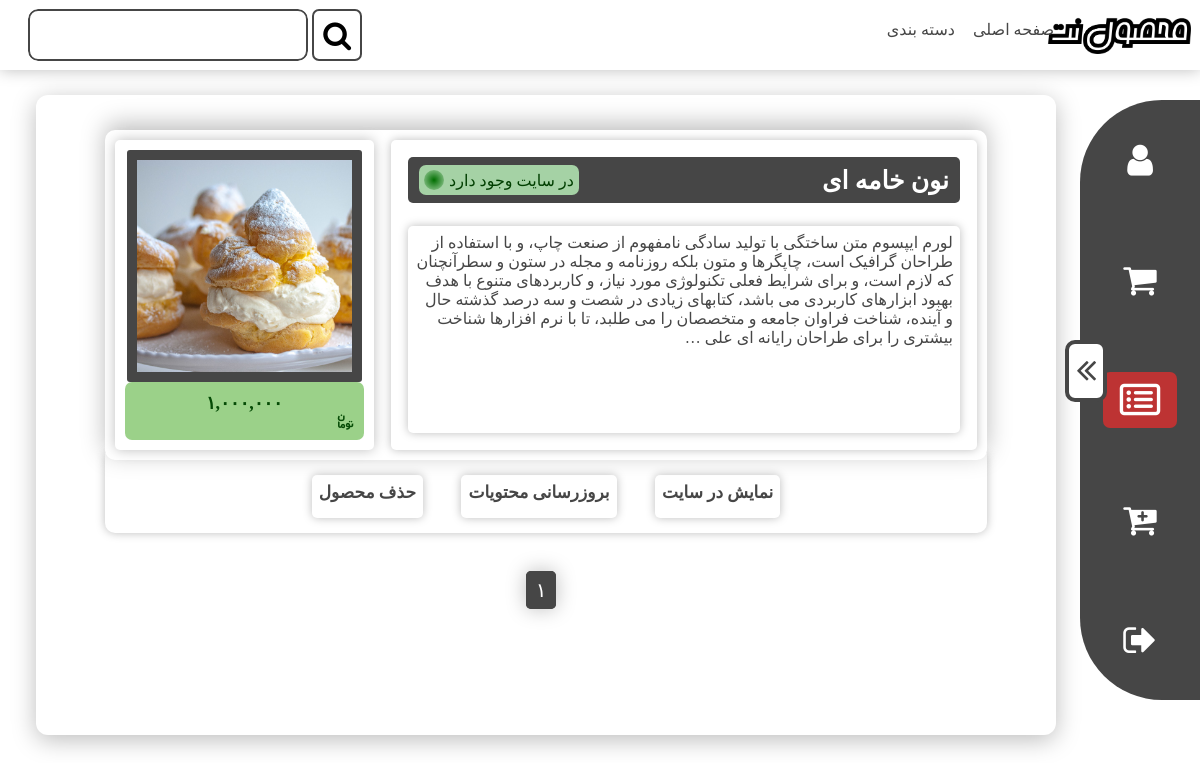
The app's page /product/list/ (signed in) with its own data.
### products/models.py (models this page shows, shortened)
class Products(models.Model):
    name = models.CharField(max_length=50, verbose_name="نام محصول")
    slug = models.SlugField(unique=True, allow_unicode=True, verbose_name="اسلاگ")
    shop = models.ForeignKey(Shops, related_name="products", on_delete=models.CASCADE, null=True, verbose_name="فروشگاه")
    price = models.SmallIntegerField(verbose_name="قیمت محصول")
    img = models.ImageField(upload_to='images/', null=True, verbose_name="تصویر محصول")
    category = models.ForeignKey(Categories,on_delete=models.SET_NULL, null=True, verbose_name="دسته بندی")
    description = models.TextField(default="Desc", verbose_name="توضیحات")
    has_weight = models.BooleanField(verbose_name="وزن ملاک است؟؟")
    weight = models.SmallIntegerField(null=True, blank=True, verbose_name="وزن")
    created_at = models.DateTimeField(auto_now_add=True)
    updated_at = models.DateTimeField(auto_now=True)
    is_active = models.BooleanField(default=True, verbose_name="نمایش داده شود؟؟")
    def get_absolute_url(self):
        return reverse("products:view_product", kwargs={"slug": self.slug})
    class Meta:
        verbose_name_plural = "محصولات"
        verbose_name = "محصول"
        ordering = ("created_at",)
    objects = ProductsManager()

### products/views.py (the view)
# urls.py: path('list/', ProductListView.as_view(), name="list_product"),
class ProductListView(LoginRequiredMixin, SellerAdminMixin, ListView):
    template_name = "products/product_list.html"
    def get_queryset(self):
        if self.request.user.is_superuser:
            self.querysets = Products.objects.all()
            return self.querysets
        elif self.request.user.is_seller:
            self.querysets = Products.objects.filter(shop__seller=self.request.user)
            return self.querysets
    def get_context_data(self, *, object_list=None, **kwargs):
        context = super().get_context_data(**kwargs)
        page_num = self.kwargs.get("page")
        pagin = paginator_sprog(self.querysets, page_num, 2)
        context.update({"pagin": pagin})
        return context

### accounts/templatetags/to_persian_number.py (called while the page is built)
@register.filter
def to_persian(value):
    persian_nums = ["۰","۱","۲","۳","۴","۵","۶","۷","۸","۹"]
    overall_numbers = ""
    value = str(value)
    for val in value:
        type_number = int(val)
        new_number = persian_nums[type_number]
        overall_numbers += new_number
    return overall_numbers

@register.filter
def to_persian_price(value):
    to_per = to_persian(value)
    list_nums = [i for i in str(to_per)]
    length = -abs(len(list_nums))
    f = 0
    for j in range(-3, length, -3):
        list_nums.insert(j-f, ",")
        f+=1
    nums = "".join(list_nums)
    return nums

### products/mixins.py (called while the page is built)
    def dispatch(self, request, *args, **kwargs):
        if (request.user.is_seller and request.user.shop) or request.user.is_superuser:
            return super().dispatch(request, *args, **kwargs)
        else:
            raise Http404("Page Not Found")

### products/templates/products/product_list.html (shortened to what this page needs)
{% extends "admin_panel_based/based.html" %}
{% load to_persian_number %}
{% load static %}
{% block style %}    <link rel="stylesheet" href="{% static "products/styles/product_list.css" %}">{% endblock %}
{% block content %}
  {% if pagin.page_obj %}
                <div class="product-list">
                    {% for product in pagin.this_page.object_list %}
                        <div class="product-item">
                        <div class="product-item-top">
                                <div class="product-main-container">
                                    <div class="product-name-is-active">
                                        <h4 class="product-name">{{ product.name }}</h4>
                                        <div class="shop-is-active {% if product.is_active %}active{% else %}disabled{% endif %}">
                                            {% if product.is_active %}
                                                <p class="is-active-text">در سایت وجود دارد</p>
                                            {% else %}
                                                <p class="is-active-text">در سایت وجود ندارد</p>
                                            {% endif %}
                                            <p class="is-active-lamp"></p>
                                        </div>
                                    </div>
                                    <p class="product-description">{{ product.description|truncatewords:80 }}</p>
                                </div>
                                <div class="product-image-price">
                                    <img src="{{ product.img.url }}" class="product-image">
                                    <h5 class="product-price">{{ product.price|to_persian_price }}<span class="price-toman-label"></span></h5>
                                </div>
                            </div>
                            <div class="product-item-bottom">
                                <div class="product-btn-container">
                                    {% if product.is_active %}
                                        <a href="{{ product.get_absolute_url }}" class="btn btn-read">نمایش در سایت</a>
                                    {% else %}
                                        <a href="{% url 'products:preview_product' product.slug %}" class="btn btn-read">پیش نمایش</a>
                                    {% endif %}
                                    <a href="{% url 'products:update_product' product.id %}" class="btn btn-update">بروزرسانی محتویات</a>
                                    <a href="{% url 'products:delete_product' product.id %}" class="btn btn-delete">حذف محصول</a>
                                </div>
                            </div>
                        </div>
                    {% empty %}
                        <p class="empty-paragraph">هیچ محتوایی وجود ندارد!</p>
                    {% endfor %}
                </div>
            {% endif %}
            {% if pagin.this_page.object_list %}
                <div class="pagination">
                    <ul>
                        <li class="pagination-item disabled">
                            <a href="#">{{ pagin.this_page.number|to_persian }}</a>
                        </li>
                    </ul>
                </div>
            {% endif %}
{% endblock %}

### static/products/styles/product_list.css (style rules this page uses)
* { padding: 0; margin: 0; box-sizing: border-box; }
body { font-family: Sahel; background-color: white; }
a { font-family: Sahel; text-decoration: none; color: #464646; }
ul { list-style-type: none; }
.is-active-lamp { width: 20px; height: 20px; border-radius: 100%; }
.shop-is-active { display: flex; width: 160px; justify-content: space-between; align-items: center; border-radius: 7px; padding: 5px; }
.shop-is-active.active { background-color: #a5d2a5; color: #005d00; }
.shop-is-active.active .is-active-text { background-color: #a5d2a5; color: #003f00; }
.shop-is-active.active .is-active-lamp { background: radial-gradient(#006e00, transparent); }
.product-list { display: flex; flex-direction: column; justify-content: center; align-items: center; }
.product-item { display: flex; align-items: center; flex-direction: column; justify-content: center; width: 90%; margin: 15px 0; }
.product-item-top { width: 100%; height: 330px; padding: 10px; background-color: #ffffff; display: flex; justify-content: space-between; border-radius: 10px; z-index: 1; box-shadow: 0 -6px 25px #bdbdbd; }
.product-image-price { width: 30%; padding: 10px; background-color: #ffffff; border-radius: 5px; display: flex; justify-content: space-between; flex-direction: column; align-items: center; box-shadow: 0 0 13px #bdbdbd; }
.product-image { border-radius: 3px; width: 235px; height: 235px; object-position: center; object-fit: cover; padding: 10px; background-color: #464646; }
.product-price { align-self: center; padding: 10px; width: 100%; background: #9bd189; color: #064b06; border-radius: 7px; font-size: 18px; text-align: center; }
.product-main-container { width: 68%; padding: 17px; background-color: #fff; border-radius: 5px; display: flex; justify-content: space-between; flex-direction: column; box-shadow: 0 0 10px #bdbdbd; }
.product-name-is-active { display: flex; justify-content: space-between; padding: 8px 11px; background: #464646; color: white; border-radius: 5px; align-items: center; }
.product-name { font-size: 25px; }
.product-description { height: 75%; padding: 7px; background: #fff; border-radius: 5px; color: #464646; box-shadow: 0 0 10px #bdbdbd; }
.product-item-bottom { width: 100%; height: 80px; background-color: #ffffff; margin-top: -7px; z-index: 0; border-radius: 0 0 10px 10px; padding: 17px 10px 10px 10px; box-shadow: 0 0 10px #bdbdbd; }
.product-btn-container { margin: 0 auto; height: 100%; width: 60%; background: #fff; display: flex; justify-content: space-around; padding: 5px; align-items: center; border-radius: 7px; }
.btn { height: 100%; text-align: center; border-radius: 5px; padding: 7px; cursor: pointer; transition: background-color 300ms; background-color: #ffffff; color: #464646; box-shadow: 0 0 10px #bdbdbd; font-weight: bold; font-size: 17px; }
.pagination ul { display: flex; justify-content: center; margin: 30px 0 15px 0; }
.pagination-item a { padding: 5px 7px; background: white; border: 3px solid #464646; border-radius: 5px; font-size: 20px; transition: all 250ms; margin-right: 10px; box-shadow: 0 0 20px #bdbdbd; }
.pagination-item.disabled a , .pagination-item.disabled a:hover { background: #464646; color: white; border: 3px solid #464646; cursor: default; }

### static/admin_panel_styles/based_styles.css (style rules this page uses)
* { padding: 0; margin: 0; box-sizing: border-box; }
body { font-family: Sahel; background-color: white; }
a { font-family: Sahel; text-decoration: none; color: #464646; }
ul { list-style-type: none; }

### static/admin_panel_styles/navbar-style.css (style rules this page uses)
* { padding: 0; margin: 0; box-sizing: border-box; }
body { font-family: Sahel; background-color: #ffffff; }
a { font-family: Sahel; text-decoration: none; color: #464646; cursor: pointer; }
ul { list-style-type: none; }
.pagination ul { display: flex; justify-content: center; }
.pagination-item a { padding: 5px 7px; background: white; border: 3px solid #464646; border-radius: 5px; font-size: 20px; transition: all 250ms; margin-right: 10px; box-shadow: 0 0 20px #bdbdbd; }
.pagination-item.disabled a , .pagination-item.disabled a:hover { background: #464646; color: white; border: 3px solid #464646; cursor: default; }

### records on screen
Products: name "نون خامه ای", is_active "در سایت وجود دارد", description "لورم ایپسوم متن ساختگی با تولید سادگی نامفهوم از صنعت چاپ، و با استفاده از طراحان گرافیک است، چاپگرها و متون بلکه روزنامه و مجله در ستون و سطرآنچنان که لازم است، و برای شرایط فعلی تکنولوژی مورد نیاز، و کاربردهای متنوع با هدف بهبود ابزارهای کاربردی می باشد، کتابهای زیادی در شصت و سه درصد گذشته حال و آینده، شناخت فراوان جامعه و متخصصان را می طلبد، تا با نرم افزارها شناخت بیشتری را برای طراحان رایانه ای علی …", img (picture), price|to_persian_price "۱,۰۰۰,۰۰۰"

### other values on screen
{{ pagin.this_page.number|to_persian }} "۱"
